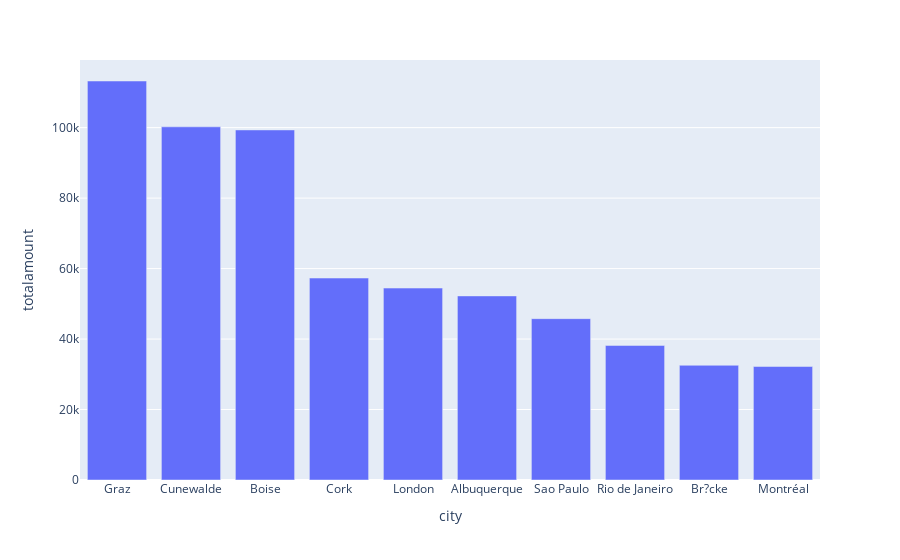
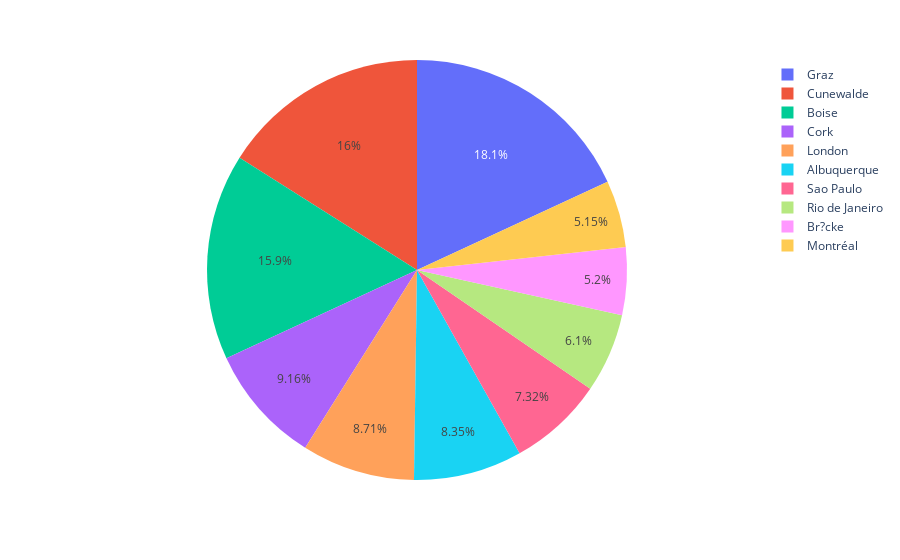

The cell these charts' notebook holds for them, in order:
### Markdown cell above
The data highlights that a few countries (USA, Germany, Austria) dominate the total amount, while others contribute minimally. The USA leads with the highest total amount, followed by Germany and Austria. Brazil, France, and Venezuela contribute moderately, while countries like Norway and Poland show the lowest values. The percentage share of each country in the total. The USA holds the largest share at 18.9%, followed by Germany at 17.4%, and Austria at 10.7%. Smaller contributions are observed from countries such as Argentina, Norway, and Poland.

### Code cell
plot('city',top10=True)

### Figure 1 — Plotly figure (JSON) as saved in the notebook; plotly's stock layout.template omitted (floating-point values rounded to 4 significant figures)
{"data": [{"alignmentgroup": "True", "hovertemplate": "city=%{x}<br>totalamount=%{y}<extra></extra>", "legendgroup": "", "marker": {"color": "#636efa", "pattern": {"shape": ""}}, "name": "", "offsetgroup": "", "orientation": "v", "showlegend": false, "textposition": "auto", "type": "bar", "x": ["Graz", "Cunewalde", "Boise", "Cork", "London", "Albuquerque", "Sao Paulo", "Rio de Janeiro", "Br?cke", "Montréal"], "xaxis": "x", "y": [113200.0, 100200.0, 99350.0, 57320.0, 54470.0, 52250.0, 45790.0, 38190.0, 32560.0, 32200.0], "yaxis": "y"}], "layout": {"barmode": "relative", "legend": {"tracegroupgap": 0}, "margin": {"t": 60}, "xaxis": {"anchor": "y", "domain": [0, 1], "title": {"text": "city"}}, "yaxis": {"anchor": "x", "domain": [0, 1], "title": {"text": "totalamount"}}}}

### Figure 2 — Plotly figure (JSON) as saved in the notebook; plotly's stock layout.template omitted (floating-point values rounded to 4 significant figures)
{"data": [{"domain": {"x": [0, 1], "y": [0, 1]}, "hovertemplate": "city=%{label}<br>totalamount=%{value}<extra></extra>", "labels": ["Graz", "Cunewalde", "Boise", "Cork", "London", "Albuquerque", "Sao Paulo", "Rio de Janeiro", "Br?cke", "Montréal"], "legendgroup": "", "name": "", "showlegend": true, "type": "pie", "values": [113200.0, 100200.0, 99350.0, 57320.0, 54470.0, 52250.0, 45790.0, 38190.0, 32560.0, 32200.0]}], "layout": {"legend": {"tracegroupgap": 0}, "margin": {"t": 60}}}
